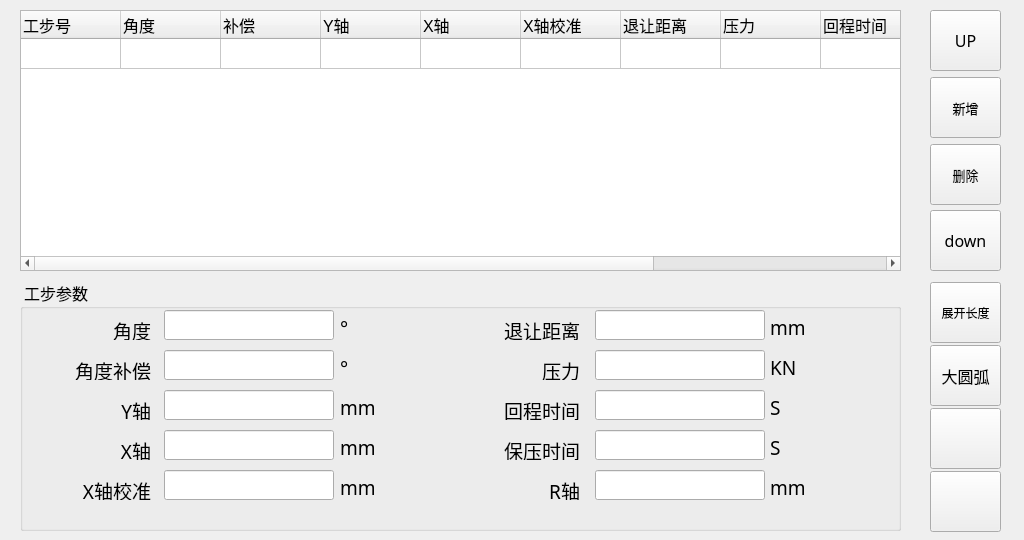
<?xml version="1.0" encoding="UTF-8"?>
<ui version="4.0">
 <class>Step</class>
 <widget class="QWidget" name="Step">
  <property name="geometry">
   <rect>
    <x>0</x>
    <y>0</y>
    <width>1024</width>
    <height>540</height>
   </rect>
  </property>
  <property name="windowTitle">
   <string>Form</string>
  </property>
  <widget class="QGroupBox" name="groupBox_4">
   <property name="geometry">
    <rect>
     <x>20</x>
     <y>280</y>
     <width>881</width>
     <height>251</height>
    </rect>
   </property>
   <property name="font">
    <font>
     <family>Sans Serif</family>
     <pointsize>12</pointsize>
    </font>
   </property>
   <property name="title">
    <string> 工步参数 </string>
   </property>
   <property name="flat">
    <bool>false</bool>
   </property>
   <widget class="QLabel" name="label_50">
    <property name="geometry">
     <rect>
      <x>320</x>
      <y>120</y>
      <width>58</width>
      <height>15</height>
     </rect>
    </property>
    <property name="font">
     <font>
      <pointsize>14</pointsize>
     </font>
    </property>
    <property name="text">
     <string>mm</string>
    </property>
   </widget>
   <widget class="QLineEdit" name="lineEdit_S_Angle">
    <property name="geometry">
     <rect>
      <x>144</x>
      <y>30</y>
      <width>170</width>
      <height>30</height>
     </rect>
    </property>
    <property name="focusPolicy">
     <enum>Qt::ClickFocus</enum>
    </property>
    <property name="maxLength">
     <number>32767</number>
    </property>
   </widget>
   <widget class="QLineEdit" name="lineEdit_S_Yaxis">
    <property name="geometry">
     <rect>
      <x>144</x>
      <y>110</y>
      <width>170</width>
      <height>30</height>
     </rect>
    </property>
    <property name="focusPolicy">
     <enum>Qt::ClickFocus</enum>
    </property>
    <property name="readOnly">
     <bool>true</bool>
    </property>
   </widget>
   <widget class="QLineEdit" name="lineEdit_S_Xaxis">
    <property name="geometry">
     <rect>
      <x>144</x>
      <y>150</y>
      <width>170</width>
      <height>30</height>
     </rect>
    </property>
    <property name="focusPolicy">
     <enum>Qt::ClickFocus</enum>
    </property>
   </widget>
   <widget class="QLineEdit" name="lineEdit_S_AngleCompensate">
    <property name="geometry">
     <rect>
      <x>144</x>
      <y>70</y>
      <width>170</width>
      <height>30</height>
     </rect>
    </property>
    <property name="focusPolicy">
     <enum>Qt::ClickFocus</enum>
    </property>
   </widget>
   <widget class="QLineEdit" name="lineEdit_S_XaxisCorrect">
    <property name="geometry">
     <rect>
      <x>144</x>
      <y>190</y>
      <width>170</width>
      <height>30</height>
     </rect>
    </property>
    <property name="focusPolicy">
     <enum>Qt::ClickFocus</enum>
    </property>
   </widget>
   <widget class="QLabel" name="label_boardThickness_2">
    <property name="geometry">
     <rect>
      <x>50</x>
      <y>40</y>
      <width>81</width>
      <height>20</height>
     </rect>
    </property>
    <property name="font">
     <font>
      <pointsize>14</pointsize>
     </font>
    </property>
    <property name="text">
     <string>角度</string>
    </property>
    <property name="alignment">
     <set>Qt::AlignRight|Qt::AlignTrailing|Qt::AlignVCenter</set>
    </property>
   </widget>
   <widget class="QLabel" name="label_mould_4">
    <property name="geometry">
     <rect>
      <x>50</x>
      <y>120</y>
      <width>81</width>
      <height>20</height>
     </rect>
    </property>
    <property name="font">
     <font>
      <pointsize>14</pointsize>
     </font>
    </property>
    <property name="text">
     <string>Y轴</string>
    </property>
    <property name="alignment">
     <set>Qt::AlignRight|Qt::AlignTrailing|Qt::AlignVCenter</set>
    </property>
   </widget>
   <widget class="QLabel" name="label_mould_5">
    <property name="geometry">
     <rect>
      <x>50</x>
      <y>160</y>
      <width>81</width>
      <height>20</height>
     </rect>
    </property>
    <property name="font">
     <font>
      <pointsize>14</pointsize>
     </font>
    </property>
    <property name="text">
     <string>X轴</string>
    </property>
    <property name="alignment">
     <set>Qt::AlignRight|Qt::AlignTrailing|Qt::AlignVCenter</set>
    </property>
   </widget>
   <widget class="QLabel" name="label_material_2">
    <property name="geometry">
     <rect>
      <x>50</x>
      <y>80</y>
      <width>81</width>
      <height>20</height>
     </rect>
    </property>
    <property name="font">
     <font>
      <pointsize>14</pointsize>
     </font>
    </property>
    <property name="text">
     <string>角度补偿</string>
    </property>
    <property name="alignment">
     <set>Qt::AlignRight|Qt::AlignTrailing|Qt::AlignVCenter</set>
    </property>
   </widget>
   <widget class="QLabel" name="label_mould_6">
    <property name="geometry">
     <rect>
      <x>50</x>
      <y>200</y>
      <width>81</width>
      <height>20</height>
     </rect>
    </property>
    <property name="font">
     <font>
      <pointsize>14</pointsize>
     </font>
    </property>
    <property name="text">
     <string>X轴校准</string>
    </property>
    <property name="alignment">
     <set>Qt::AlignRight|Qt::AlignTrailing|Qt::AlignVCenter</set>
    </property>
   </widget>
   <widget class="QLineEdit" name="lineEdit_S_distance">
    <property name="geometry">
     <rect>
      <x>575</x>
      <y>30</y>
      <width>170</width>
      <height>30</height>
     </rect>
    </property>
    <property name="focusPolicy">
     <enum>Qt::ClickFocus</enum>
    </property>
    <property name="maxLength">
     <number>32767</number>
    </property>
   </widget>
   <widget class="QLineEdit" name="lineEdit_S_return">
    <property name="geometry">
     <rect>
      <x>575</x>
      <y>110</y>
      <width>170</width>
      <height>30</height>
     </rect>
    </property>
    <property name="focusPolicy">
     <enum>Qt::ClickFocus</enum>
    </property>
    <property name="inputMask">
     <string/>
    </property>
    <property name="frame">
     <bool>true</bool>
    </property>
    <property name="cursorPosition">
     <number>0</number>
    </property>
    <property name="placeholderText">
     <string/>
    </property>
   </widget>
   <widget class="QLineEdit" name="lineEdit_S_Holding">
    <property name="geometry">
     <rect>
      <x>575</x>
      <y>150</y>
      <width>170</width>
      <height>30</height>
     </rect>
    </property>
    <property name="focusPolicy">
     <enum>Qt::ClickFocus</enum>
    </property>
   </widget>
   <widget class="QLineEdit" name="lineEdit_S_pressure">
    <property name="geometry">
     <rect>
      <x>575</x>
      <y>70</y>
      <width>170</width>
      <height>30</height>
     </rect>
    </property>
    <property name="focusPolicy">
     <enum>Qt::ClickFocus</enum>
    </property>
    <property name="readOnly">
     <bool>true</bool>
    </property>
   </widget>
   <widget class="QLineEdit" name="lineEdit_S_Raxis">
    <property name="geometry">
     <rect>
      <x>575</x>
      <y>190</y>
      <width>170</width>
      <height>30</height>
     </rect>
    </property>
    <property name="focusPolicy">
     <enum>Qt::ClickFocus</enum>
    </property>
   </widget>
   <widget class="QLabel" name="label_boardThickness_4">
    <property name="geometry">
     <rect>
      <x>480</x>
      <y>40</y>
      <width>80</width>
      <height>20</height>
     </rect>
    </property>
    <property name="font">
     <font>
      <pointsize>14</pointsize>
     </font>
    </property>
    <property name="text">
     <string>退让距离</string>
    </property>
    <property name="alignment">
     <set>Qt::AlignRight|Qt::AlignTrailing|Qt::AlignVCenter</set>
    </property>
   </widget>
   <widget class="QLabel" name="label_mould_8">
    <property name="geometry">
     <rect>
      <x>480</x>
      <y>120</y>
      <width>80</width>
      <height>20</height>
     </rect>
    </property>
    <property name="font">
     <font>
      <pointsize>14</pointsize>
     </font>
    </property>
    <property name="text">
     <string>回程时间</string>
    </property>
    <property name="alignment">
     <set>Qt::AlignRight|Qt::AlignTrailing|Qt::AlignVCenter</set>
    </property>
   </widget>
   <widget class="QLabel" name="label_mould_7">
    <property name="geometry">
     <rect>
      <x>480</x>
      <y>160</y>
      <width>80</width>
      <height>20</height>
     </rect>
    </property>
    <property name="font">
     <font>
      <pointsize>14</pointsize>
     </font>
    </property>
    <property name="text">
     <string>保压时间</string>
    </property>
    <property name="alignment">
     <set>Qt::AlignRight|Qt::AlignTrailing|Qt::AlignVCenter</set>
    </property>
   </widget>
   <widget class="QLabel" name="label_material_3">
    <property name="geometry">
     <rect>
      <x>480</x>
      <y>80</y>
      <width>80</width>
      <height>20</height>
     </rect>
    </property>
    <property name="font">
     <font>
      <pointsize>14</pointsize>
     </font>
    </property>
    <property name="text">
     <string>压力</string>
    </property>
    <property name="alignment">
     <set>Qt::AlignRight|Qt::AlignTrailing|Qt::AlignVCenter</set>
    </property>
   </widget>
   <widget class="QLabel" name="label_mould_9">
    <property name="geometry">
     <rect>
      <x>480</x>
      <y>200</y>
      <width>80</width>
      <height>20</height>
     </rect>
    </property>
    <property name="font">
     <font>
      <pointsize>14</pointsize>
     </font>
    </property>
    <property name="text">
     <string>R轴</string>
    </property>
    <property name="alignment">
     <set>Qt::AlignRight|Qt::AlignTrailing|Qt::AlignVCenter</set>
    </property>
   </widget>
   <widget class="QLabel" name="label_51">
    <property name="geometry">
     <rect>
      <x>320</x>
      <y>160</y>
      <width>58</width>
      <height>15</height>
     </rect>
    </property>
    <property name="font">
     <font>
      <pointsize>14</pointsize>
     </font>
    </property>
    <property name="text">
     <string>mm</string>
    </property>
   </widget>
   <widget class="QLabel" name="label_52">
    <property name="geometry">
     <rect>
      <x>320</x>
      <y>200</y>
      <width>58</width>
      <height>15</height>
     </rect>
    </property>
    <property name="font">
     <font>
      <pointsize>14</pointsize>
     </font>
    </property>
    <property name="text">
     <string>mm</string>
    </property>
   </widget>
   <widget class="QLabel" name="label_53">
    <property name="geometry">
     <rect>
      <x>750</x>
      <y>40</y>
      <width>58</width>
      <height>15</height>
     </rect>
    </property>
    <property name="font">
     <font>
      <pointsize>14</pointsize>
     </font>
    </property>
    <property name="text">
     <string>mm</string>
    </property>
   </widget>
   <widget class="QLabel" name="label_54">
    <property name="geometry">
     <rect>
      <x>750</x>
      <y>80</y>
      <width>58</width>
      <height>15</height>
     </rect>
    </property>
    <property name="font">
     <font>
      <pointsize>14</pointsize>
     </font>
    </property>
    <property name="text">
     <string>KN</string>
    </property>
   </widget>
   <widget class="QLabel" name="label_55">
    <property name="geometry">
     <rect>
      <x>750</x>
      <y>120</y>
      <width>58</width>
      <height>15</height>
     </rect>
    </property>
    <property name="font">
     <font>
      <pointsize>14</pointsize>
     </font>
    </property>
    <property name="text">
     <string>S</string>
    </property>
   </widget>
   <widget class="QLabel" name="label_56">
    <property name="geometry">
     <rect>
      <x>750</x>
      <y>160</y>
      <width>58</width>
      <height>15</height>
     </rect>
    </property>
    <property name="font">
     <font>
      <pointsize>14</pointsize>
     </font>
    </property>
    <property name="text">
     <string>S</string>
    </property>
   </widget>
   <widget class="QLabel" name="label_57">
    <property name="geometry">
     <rect>
      <x>750</x>
      <y>200</y>
      <width>58</width>
      <height>15</height>
     </rect>
    </property>
    <property name="font">
     <font>
      <pointsize>14</pointsize>
     </font>
    </property>
    <property name="text">
     <string>mm</string>
    </property>
   </widget>
   <widget class="QLabel" name="label_58">
    <property name="geometry">
     <rect>
      <x>320</x>
      <y>80</y>
      <width>31</width>
      <height>16</height>
     </rect>
    </property>
    <property name="font">
     <font>
      <pointsize>14</pointsize>
     </font>
    </property>
    <property name="text">
     <string>°</string>
    </property>
   </widget>
   <widget class="QLabel" name="label_59">
    <property name="geometry">
     <rect>
      <x>320</x>
      <y>40</y>
      <width>31</width>
      <height>16</height>
     </rect>
    </property>
    <property name="font">
     <font>
      <pointsize>14</pointsize>
     </font>
    </property>
    <property name="text">
     <string>°</string>
    </property>
   </widget>
  </widget>
  <widget class="QTableWidget" name="tableWidget_Step">
   <property name="geometry">
    <rect>
     <x>20</x>
     <y>10</y>
     <width>881</width>
     <height>261</height>
    </rect>
   </property>
   <property name="sizePolicy">
    <sizepolicy hsizetype="Expanding" vsizetype="Expanding">
     <horstretch>0</horstretch>
     <verstretch>0</verstretch>
    </sizepolicy>
   </property>
   <property name="font">
    <font>
     <pointsize>12</pointsize>
    </font>
   </property>
   <property name="acceptDrops">
    <bool>false</bool>
   </property>
   <property name="layoutDirection">
    <enum>Qt::LeftToRight</enum>
   </property>
   <property name="midLineWidth">
    <number>1</number>
   </property>
   <property name="verticalScrollBarPolicy">
    <enum>Qt::ScrollBarAsNeeded</enum>
   </property>
   <property name="horizontalScrollBarPolicy">
    <enum>Qt::ScrollBarAsNeeded</enum>
   </property>
   <property name="autoScrollMargin">
    <number>16</number>
   </property>
   <property name="editTriggers">
    <set>QAbstractItemView::NoEditTriggers</set>
   </property>
   <property name="selectionMode">
    <enum>QAbstractItemView::SingleSelection</enum>
   </property>
   <property name="selectionBehavior">
    <enum>QAbstractItemView::SelectRows</enum>
   </property>
   <property name="textElideMode">
    <enum>Qt::ElideLeft</enum>
   </property>
   <property name="gridStyle">
    <enum>Qt::SolidLine</enum>
   </property>
   <property name="sortingEnabled">
    <bool>false</bool>
   </property>
   <property name="rowCount">
    <number>1</number>
   </property>
   <property name="columnCount">
    <number>11</number>
   </property>
   <attribute name="horizontalHeaderCascadingSectionResizes">
    <bool>false</bool>
   </attribute>
   <attribute name="horizontalHeaderMinimumSectionSize">
    <number>27</number>
   </attribute>
   <attribute name="horizontalHeaderShowSortIndicator" stdset="0">
    <bool>false</bool>
   </attribute>
   <attribute name="horizontalHeaderStretchLastSection">
    <bool>false</bool>
   </attribute>
   <attribute name="verticalHeaderVisible">
    <bool>false</bool>
   </attribute>
   <attribute name="verticalHeaderDefaultSectionSize">
    <number>30</number>
   </attribute>
   <attribute name="verticalHeaderShowSortIndicator" stdset="0">
    <bool>false</bool>
   </attribute>
   <row/>
   <column>
    <property name="text">
     <string>工步号</string>
    </property>
    <property name="font">
     <font>
      <pointsize>12</pointsize>
     </font>
    </property>
    <property name="textAlignment">
     <set>AlignLeft|AlignVCenter</set>
    </property>
   </column>
   <column>
    <property name="text">
     <string>角度</string>
    </property>
    <property name="font">
     <font>
      <family>文泉驿正黑</family>
      <pointsize>12</pointsize>
     </font>
    </property>
    <property name="textAlignment">
     <set>AlignLeft|AlignVCenter</set>
    </property>
    <property name="icon">
     <iconset resource="A66-appsrc.qrc">
      <normaloff>:/ICO/角度.ico</normaloff>:/ICO/角度.ico</iconset>
    </property>
   </column>
   <column>
    <property name="text">
     <string>补偿</string>
    </property>
    <property name="font">
     <font>
      <pointsize>12</pointsize>
     </font>
    </property>
    <property name="textAlignment">
     <set>AlignLeft|AlignVCenter</set>
    </property>
    <property name="icon">
     <iconset resource="A66-appsrc.qrc">
      <normaloff>:/ICO/角度补偿.ico</normaloff>:/ICO/角度补偿.ico</iconset>
    </property>
   </column>
   <column>
    <property name="text">
     <string>Y轴</string>
    </property>
    <property name="font">
     <font>
      <pointsize>12</pointsize>
     </font>
    </property>
    <property name="textAlignment">
     <set>AlignLeft|AlignVCenter</set>
    </property>
   </column>
   <column>
    <property name="text">
     <string>X轴</string>
    </property>
    <property name="font">
     <font>
      <pointsize>12</pointsize>
     </font>
    </property>
    <property name="textAlignment">
     <set>AlignLeft|AlignVCenter</set>
    </property>
   </column>
   <column>
    <property name="text">
     <string>X轴校准</string>
    </property>
    <property name="font">
     <font>
      <pointsize>12</pointsize>
     </font>
    </property>
    <property name="textAlignment">
     <set>AlignLeft|AlignVCenter</set>
    </property>
   </column>
   <column>
    <property name="text">
     <string>退让距离</string>
    </property>
    <property name="font">
     <font>
      <pointsize>12</pointsize>
     </font>
    </property>
    <property name="textAlignment">
     <set>AlignLeft|AlignVCenter</set>
    </property>
   </column>
   <column>
    <property name="text">
     <string>压力</string>
    </property>
    <property name="font">
     <font>
      <pointsize>12</pointsize>
     </font>
    </property>
    <property name="textAlignment">
     <set>AlignLeft|AlignVCenter</set>
    </property>
   </column>
   <column>
    <property name="text">
     <string>回程时间</string>
    </property>
    <property name="font">
     <font>
      <pointsize>12</pointsize>
     </font>
    </property>
    <property name="textAlignment">
     <set>AlignLeft|AlignVCenter</set>
    </property>
   </column>
   <column>
    <property name="text">
     <string>保压时间</string>
    </property>
    <property name="font">
     <font>
      <pointsize>12</pointsize>
     </font>
    </property>
    <property name="textAlignment">
     <set>AlignLeft|AlignVCenter</set>
    </property>
   </column>
   <column>
    <property name="text">
     <string>R轴</string>
    </property>
    <property name="font">
     <font>
      <pointsize>12</pointsize>
     </font>
    </property>
    <property name="textAlignment">
     <set>AlignLeft|AlignVCenter</set>
    </property>
   </column>
  </widget>
  <widget class="QToolButton" name="pushButton_Left_7">
   <property name="geometry">
    <rect>
     <x>930</x>
     <y>408</y>
     <width>71</width>
     <height>61</height>
    </rect>
   </property>
   <property name="font">
    <font>
     <family>Sans Serif</family>
     <pointsize>12</pointsize>
    </font>
   </property>
   <property name="text">
    <string/>
   </property>
   <property name="iconSize">
    <size>
     <width>36</width>
     <height>36</height>
    </size>
   </property>
   <property name="toolButtonStyle">
    <enum>Qt::ToolButtonTextUnderIcon</enum>
   </property>
  </widget>
  <widget class="QToolButton" name="pushButton_Length">
   <property name="geometry">
    <rect>
     <x>930</x>
     <y>282</y>
     <width>71</width>
     <height>61</height>
    </rect>
   </property>
   <property name="font">
    <font>
     <family>Sans Serif</family>
     <pointsize>9</pointsize>
    </font>
   </property>
   <property name="text">
    <string>展开长度</string>
   </property>
   <property name="iconSize">
    <size>
     <width>36</width>
     <height>36</height>
    </size>
   </property>
   <property name="toolButtonStyle">
    <enum>Qt::ToolButtonTextUnderIcon</enum>
   </property>
  </widget>
  <widget class="QToolButton" name="pushButton_Left_6">
   <property name="geometry">
    <rect>
     <x>930</x>
     <y>345</y>
     <width>71</width>
     <height>61</height>
    </rect>
   </property>
   <property name="font">
    <font>
     <family>Sans Serif</family>
     <pointsize>12</pointsize>
    </font>
   </property>
   <property name="text">
    <string>大圆弧</string>
   </property>
   <property name="iconSize">
    <size>
     <width>36</width>
     <height>36</height>
    </size>
   </property>
   <property name="toolButtonStyle">
    <enum>Qt::ToolButtonTextUnderIcon</enum>
   </property>
  </widget>
  <widget class="QToolButton" name="pushButton_Left_1">
   <property name="geometry">
    <rect>
     <x>930</x>
     <y>10</y>
     <width>71</width>
     <height>61</height>
    </rect>
   </property>
   <property name="font">
    <font>
     <family>Sans Serif</family>
     <pointsize>12</pointsize>
    </font>
   </property>
   <property name="text">
    <string>UP</string>
   </property>
   <property name="icon">
    <iconset resource="A66-appsrc.qrc">
     <normaloff>:/ico/ICO/P2-UP.png</normaloff>:/ico/ICO/P2-UP.png</iconset>
   </property>
   <property name="iconSize">
    <size>
     <width>36</width>
     <height>36</height>
    </size>
   </property>
   <property name="toolButtonStyle">
    <enum>Qt::ToolButtonIconOnly</enum>
   </property>
  </widget>
  <widget class="QToolButton" name="pushButton_Left_8">
   <property name="geometry">
    <rect>
     <x>930</x>
     <y>471</y>
     <width>71</width>
     <height>61</height>
    </rect>
   </property>
   <property name="font">
    <font>
     <family>Sans Serif</family>
     <pointsize>12</pointsize>
    </font>
   </property>
   <property name="text">
    <string/>
   </property>
   <property name="iconSize">
    <size>
     <width>36</width>
     <height>36</height>
    </size>
   </property>
   <property name="toolButtonStyle">
    <enum>Qt::ToolButtonTextUnderIcon</enum>
   </property>
  </widget>
  <widget class="QToolButton" name="pushButton_Left_3">
   <property name="geometry">
    <rect>
     <x>930</x>
     <y>144</y>
     <width>71</width>
     <height>61</height>
    </rect>
   </property>
   <property name="font">
    <font>
     <family>Sans Serif</family>
     <pointsize>10</pointsize>
    </font>
   </property>
   <property name="text">
    <string>删除</string>
   </property>
   <property name="icon">
    <iconset resource="A66-appsrc.qrc">
     <normaloff>:/ico/ICO/P1-DEL.png</normaloff>:/ico/ICO/P1-DEL.png</iconset>
   </property>
   <property name="iconSize">
    <size>
     <width>36</width>
     <height>36</height>
    </size>
   </property>
   <property name="toolButtonStyle">
    <enum>Qt::ToolButtonTextUnderIcon</enum>
   </property>
  </widget>
  <widget class="QToolButton" name="pushButton_Left_2">
   <property name="geometry">
    <rect>
     <x>930</x>
     <y>77</y>
     <width>71</width>
     <height>61</height>
    </rect>
   </property>
   <property name="font">
    <font>
     <family>Sans Serif</family>
     <pointsize>10</pointsize>
    </font>
   </property>
   <property name="text">
    <string>新增</string>
   </property>
   <property name="icon">
    <iconset resource="A66-appsrc.qrc">
     <normaloff>:/ico/ICO/P1-NEW.png</normaloff>:/ico/ICO/P1-NEW.png</iconset>
   </property>
   <property name="iconSize">
    <size>
     <width>36</width>
     <height>36</height>
    </size>
   </property>
   <property name="toolButtonStyle">
    <enum>Qt::ToolButtonTextUnderIcon</enum>
   </property>
  </widget>
  <widget class="QToolButton" name="pushButton_Left_4">
   <property name="geometry">
    <rect>
     <x>930</x>
     <y>210</y>
     <width>71</width>
     <height>61</height>
    </rect>
   </property>
   <property name="font">
    <font>
     <family>Sans Serif</family>
     <pointsize>12</pointsize>
    </font>
   </property>
   <property name="text">
    <string>down</string>
   </property>
   <property name="icon">
    <iconset resource="A66-appsrc.qrc">
     <normaloff>:/ico/ICO/P2-DOWN.png</normaloff>:/ico/ICO/P2-DOWN.png</iconset>
   </property>
   <property name="iconSize">
    <size>
     <width>36</width>
     <height>36</height>
    </size>
   </property>
   <property name="toolButtonStyle">
    <enum>Qt::ToolButtonIconOnly</enum>
   </property>
  </widget>
 </widget>
 <resources>
  <include location="A66-appsrc.qrc"/>
 </resources>
 <connections/>
</ui>
